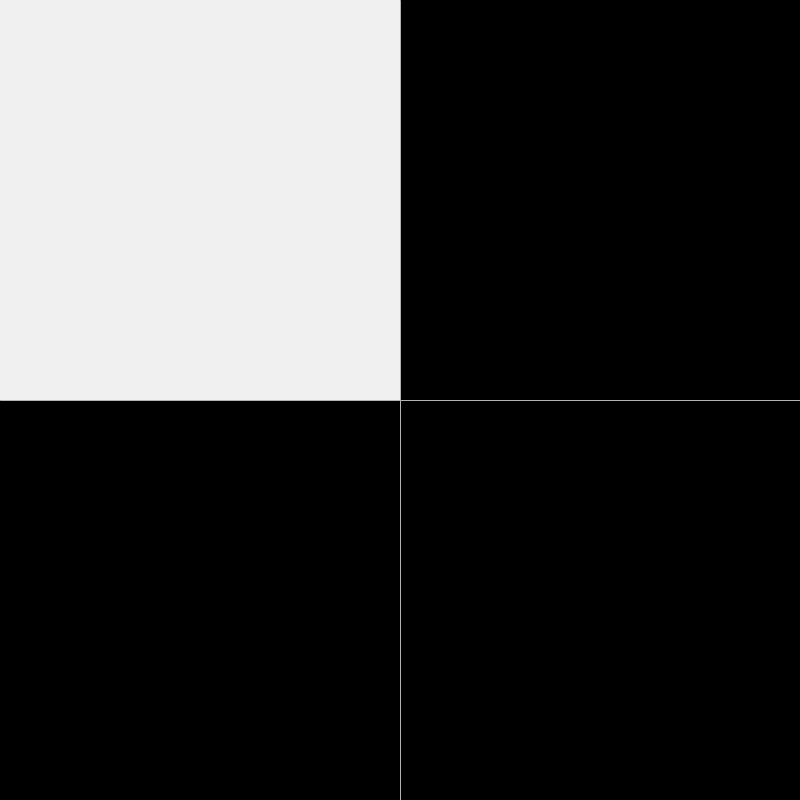
Frame 1 (no input)
Frame 60 (the mouse pressed at the canvas centre just before this capture): identical to frame 1, image omitted
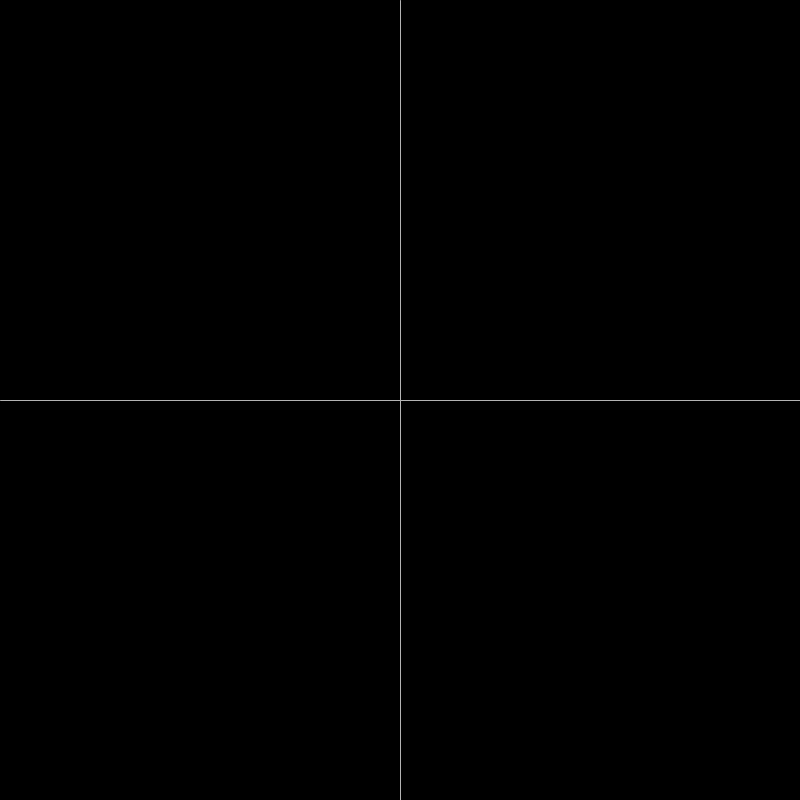
Frame 120 (the mouse held since frame 60 and released just before this capture)

The Processing sketch that drew these frames (run headless with seeded random() and noise(); from frame 60 on, the mouse is pressed at the canvas centre):

// Processing sketch: Ejercicio1
// ── Ejercicio1.pde
void setup(){
  size(800, 800);
}

void draw(){
  background(0);
  stroke(180);
  line(width/2, 0, height/2, height);
  line(0, height/2, width, height/2);
  
  noStroke();
  fill(240);
  
  if(mousePressed){
    fill(210, 0, 0);
  }
  
  if(mouseX < width/2 && mouseY < height/2){
    rect(0, 0, width/2, height/2);
  }else if(mouseX > width/2 && mouseY < height/2){
    rect(width/2, 0, width/2, height/2);
  }else if(mouseX < width/2 && mouseY > height/2){
    rect(0, width/2, width/2, height/2);
  }else if(mouseX > width/2 && mouseY > height/2){
    rect(width/2, height/2, width/2, height/2);
  }
}
